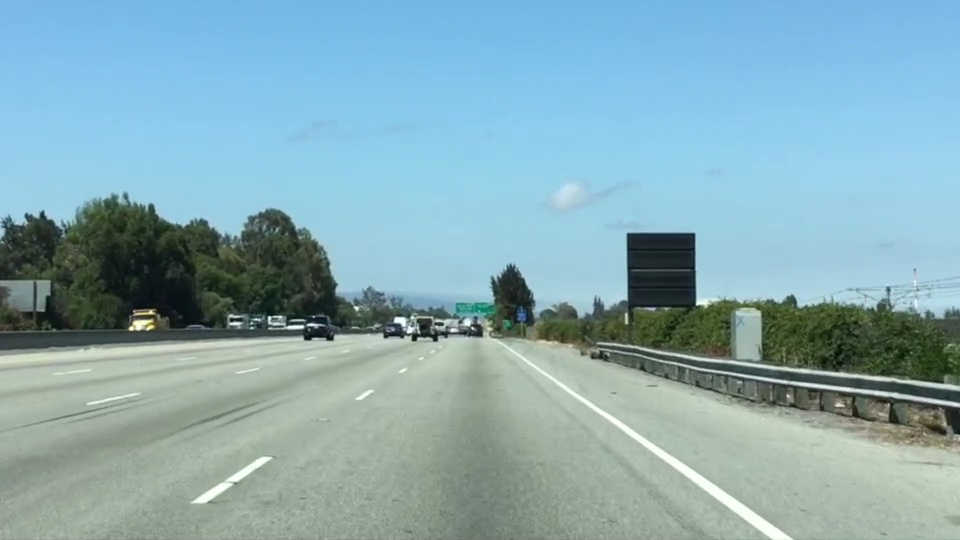
#> input picture Lane detector/test.jpg, 960 x 540 px
$ python main.py
#> lines starting #> are read from the running program, lines starting #| are printed output that depends on the picture; after the words box and inside, x2 and y2 are one past the last pixel; in counts of white or black regions, pixels touching at a corner belong together
import matplotlib.pyplot as plt
import matplotlib.image as mpimg
import numpy as np

image = mpimg.imread('test.jpg')
#> image is the input picture: shape (540, 960, 3); mean R, G, B 135.5, 171.1, 179.2
# Grab the x and y size and make a copy of the image
ysize = image.shape[0]
#> ysize = 540
xsize = image.shape[1]
#> xsize = 960
# Note: always make a copy rather than simply using "="
color_select = np.copy(image)
red_threshold = 190
green_threshold = 208
blue_threshold = 190
rgb_threshold = [red_threshold, green_threshold, blue_threshold]

# Identify pixels below the threshold
thresholds = (image[:,:,0] < rgb_threshold[0]) \
            | (image[:,:,1] < rgb_threshold[1]) \
            | (image[:,:,2] < rgb_threshold[2])
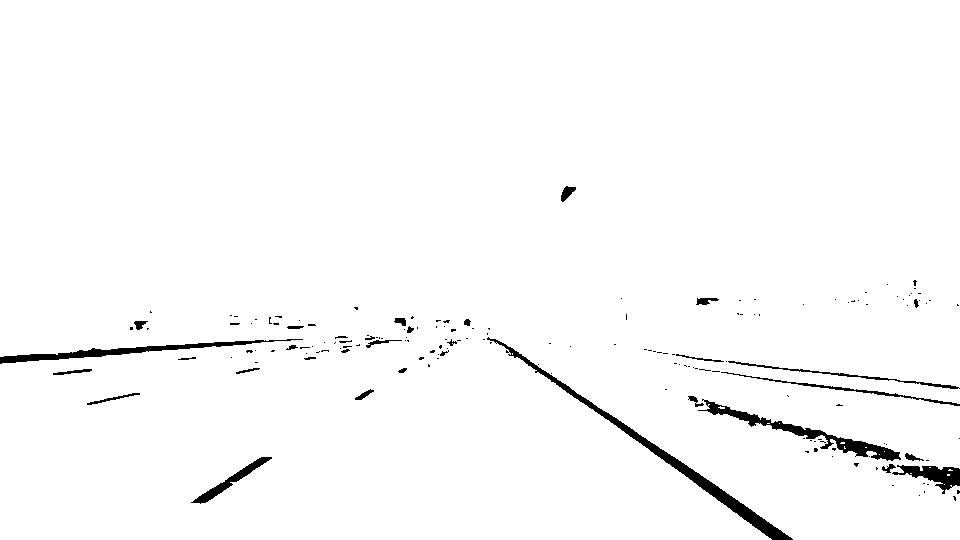
#> thresholds: shape (540, 960) bool; 98% white; 167 black regions (133 under 20 px), largest, box (x1, y1, x2, y2) and area: (487, 337, 793, 540) 2701, (698, 399, 901, 461) 1763, (0, 339, 303, 364) 1470
# after getting all the positions, which having pixel values less than our threshold,
# we are making it as o
color_select[thresholds] = [0,0,0]
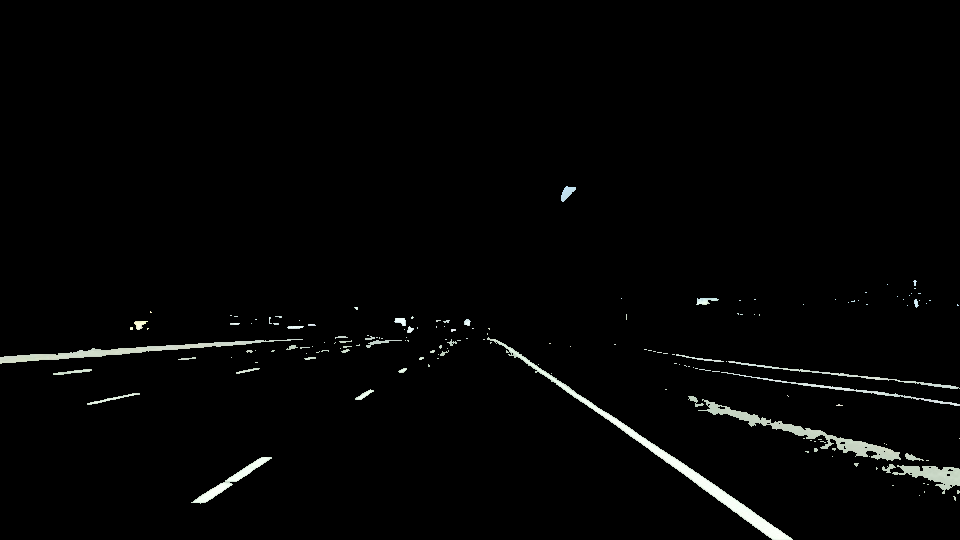
#> color_select: shape (540, 960, 3); mean R, G, B 4.3, 4.5, 4.3

# Display the image
plt.imshow(image)
plt.show()
plt.imshow(color_select)
plt.show()

$ run again, with Lane detector/colored_lane.png saved as Lane detector/test.jpg
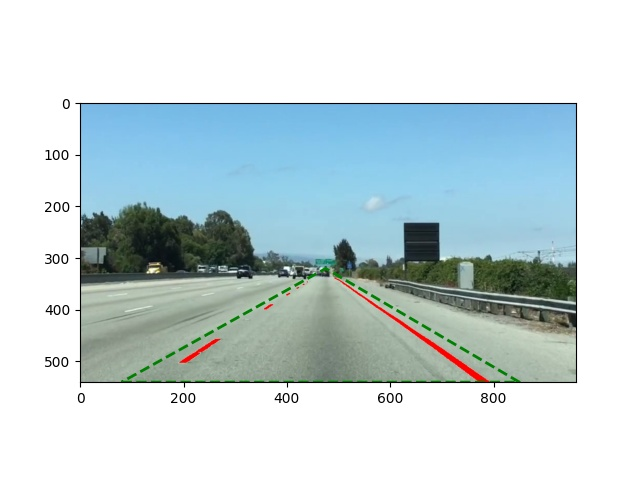
#> input picture Lane detector/colored_lane.png, 640 x 480 px
#> image is the input picture: shape (480, 640, 3); mean R, G, B 198.7, 214.2, 217.3
#> `thresholds = (image[:,:,0] < rgb_threshold[0]) \ | (image[:,:,1] < rgb..`:
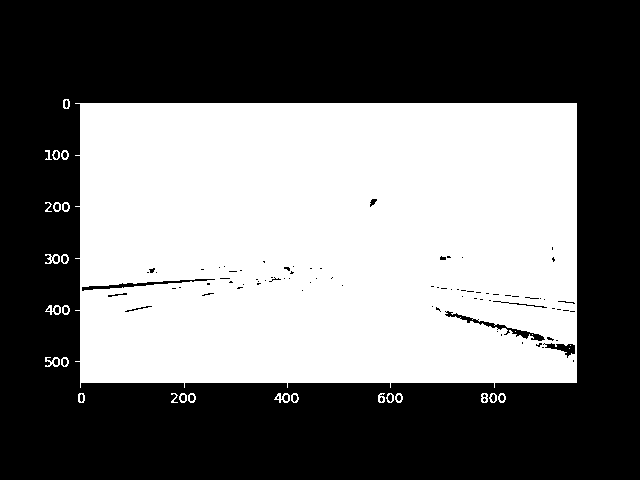
#> thresholds: shape (480, 640) bool; 45.2% white; 30 white regions (4 under 20 px), largest, box (x1, y1, x2, y2) and area: (75, 103, 577, 388) 137731, (274, 393, 290, 403) 81, (45, 254, 60, 264) 80
#> `color_select[thresholds] = [0,0,0]`:
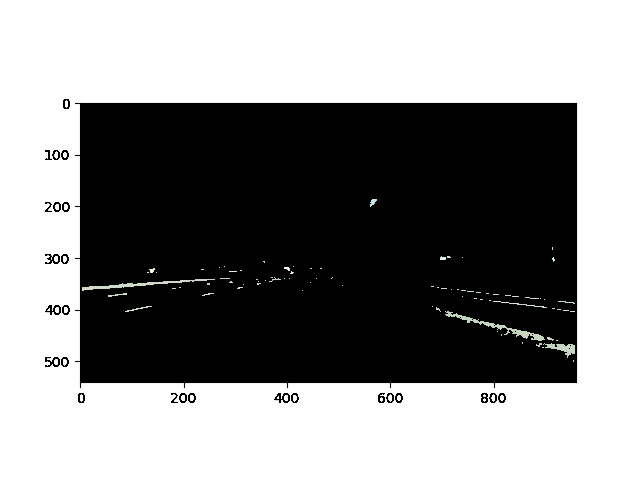
#> color_select: shape (480, 640, 3); mean R, G, B 139.3, 139.4, 139.3
